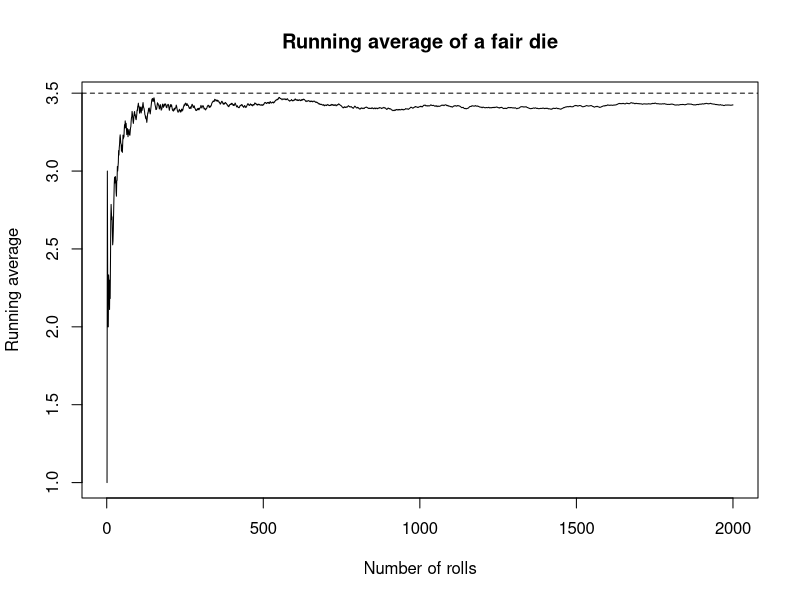
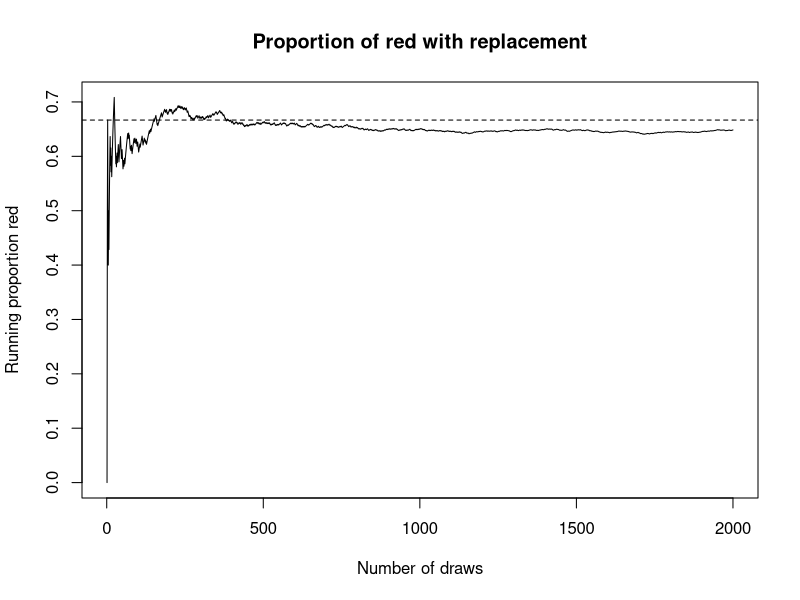
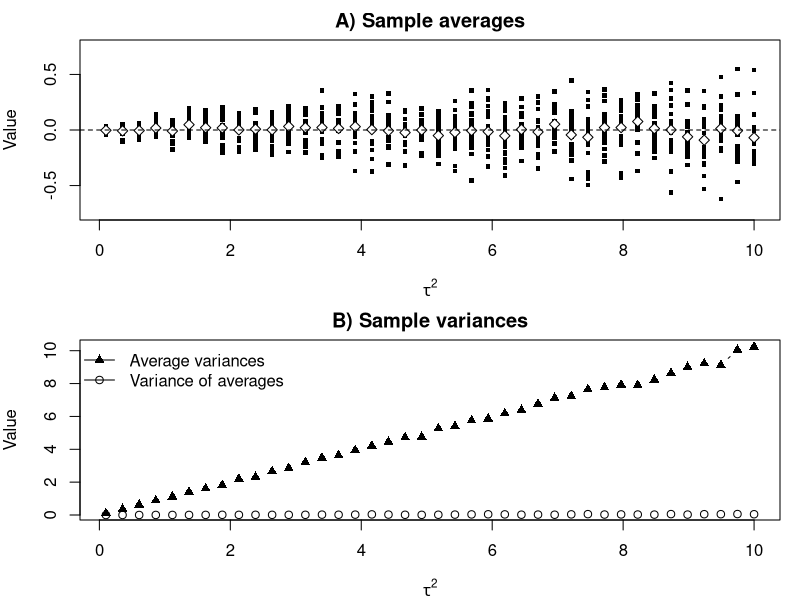

Source code (R) for these figures, in order:
## ---- chunk 1
set.seed(42)

############################################
## 1) Six-sided die: running average
############################################
## the expected value of a single fair die is 3.5, but you can never roll 3.5 on an actual throw.
## that number is the long-run average value you approach when you roll many times.
## goal: simulate many rolls and show the running mean approaching 3.5.

n_rolls <- 2000 # number of rolls
die_vals <- sample(1:6, n_rolls, replace = TRUE) # simulate rolls with equal chance
run_avg <- cumsum(die_vals) / seq_along(die_vals) # running mean after each roll

## visualize the running mean approaching 3.5 (Law of Large Numbers)
par(mfrow = c(1, 1))
plot(run_avg,
    type = "l",
    xlab = "Number of rolls",
    ylab = "Running average",
    main = "Running average of a fair die"
)
abline(h = 3.5, lty = 2) # theoretical expected value
## the dashed line is E[X]=3.5; the solid line wanders then settles near 3.5 as n grows.

############################################
## 2) Box with replacement: red proportion
############################################
## box contents: 30 red, 15 green, with replacement
## true red proportion = 30/(30+15) = 2/3
n_draws <- 2000
p_red <- 30 / 45
## simulate draws: 1=red, 0=green
draws <- rbinom(n_draws, size = 1, prob = p_red)
run_prop <- cumsum(draws) / seq_along(draws)

## plot convergence of sample proportion to true proportion 2/3
plot(run_prop,
    type = "l",
    xlab = "Number of draws",
    ylab = "Running proportion red",
    main = "Proportion of red with replacement"
)
abline(h = p_red, lty = 2)
## the running proportion approaches the population proportion 2/3 as draws increase.

############################################
## 3) Chapter 9 Exercise 1
############################################
## for each variance level tau^2 from 0.1 to 10 (40 steps),
## draw 20 independent samples; each sample has 200 observations from N(0, tau^2).
## for every sample we compute its mean and its variance.
## we then look at:
##   A) all sample means (to see how their spread changes with tau^2)
##   B) average within-sample variance at each tau^2, and the variance of the 20 sample means.
## as tau^2 grows, within-sample variance grows by design, but the variance of sample means stays small and roughly flat around the population mean 0, showing why averages are less noisy than raw data.

## grid of tau^2 values
tau2_seq <- seq(0.1, 10, length.out = 40)

## storage for results
## we will store a list where each entry holds the 20 sample means and 20 sample variances for that tau^2
means_by_tau <- vector("list", length(tau2_seq))
vars_by_tau <- vector("list", length(tau2_seq))

## main simulation loop
for (i in seq_along(tau2_seq)) {
    tau2 <- tau2_seq[i] # current variance level
    s_means <- numeric(20) # 20 sample means at this tau^2
    s_vars <- numeric(20) # 20 sample variances at this tau^2
    for (j in 1:20) {
        x <- rnorm(200, mean = 0, sd = sqrt(tau2)) # draw 200 from N(0, tau^2)
        s_means[j] <- mean(x) # sample mean
        s_vars[j] <- var(x) # sample variance
    }
    means_by_tau[[i]] <- s_means
    vars_by_tau[[i]] <- s_vars
}
## each inner sample estimates the population mean 0 and variance tau^2 with noise.

## compute summaries for panel B
avg_within_var <- sapply(vars_by_tau, mean) # average of the 20 within-sample variances
var_of_means <- sapply(means_by_tau, var) # variance across the 20 sample means

## Panel A: show all sample means for each tau^2 and also the average of those means
par(mfrow = c(2, 1), mar = c(4, 4, 2, 1))

## Prepare empty plot for all points
plot(NA,
    xlim = range(tau2_seq), ylim = c(-0.75, 0.75),
    xlab = expression(tau^2), ylab = "Value",
    main = "A) Sample averages"
)
## add the 20 means per tau^2 as small squares
for (i in seq_along(tau2_seq)) {
    points(rep(tau2_seq[i], 20), means_by_tau[[i]], pch = 15, cex = 0.6)
}
## add the average of means (should hover near 0) as diamonds
avg_means <- sapply(means_by_tau, mean)
points(tau2_seq, avg_means, pch = 23, bg = "white", cex = 1.1)
abline(h = 0, lty = 2)
## the cloud of sample means widens a bit with tau^2, but their overall average stays near 0.

## Panel B: average within-sample variance vs tau^2, and variance of the sample means
plot(tau2_seq, avg_within_var,
    type = "b", pch = 17,
    xlab = expression(tau^2), ylab = "Value",
    main = "B) Sample variances"
)
lines(tau2_seq, var_of_means, type = "b", pch = 1)
legend("topleft",
    legend = c("Average variances", "Variance of averages"),
    pch = c(17, 1), lty = 1, bty = "n"
)
## triangles grow roughly linearly with tau^2 (by construction).
## the circles sit near zero and change slowly, showing that averaging stabilizes results across samples.

## ---- Print final results ----
cat("\nDie: final running average =", round(tail(run_avg, 1), 3), "(target 3.5)\n")
cat("Box: final running red proportion =", round(tail(run_prop, 1), 3), "(target", round(p_red, 3), ")\n")
cat(
    "Exercise 1: mean of avg_means =", round(mean(avg_means), 4),
    "; mean of avg_within_var ≈", round(mean(avg_within_var), 3), "\n"
)
